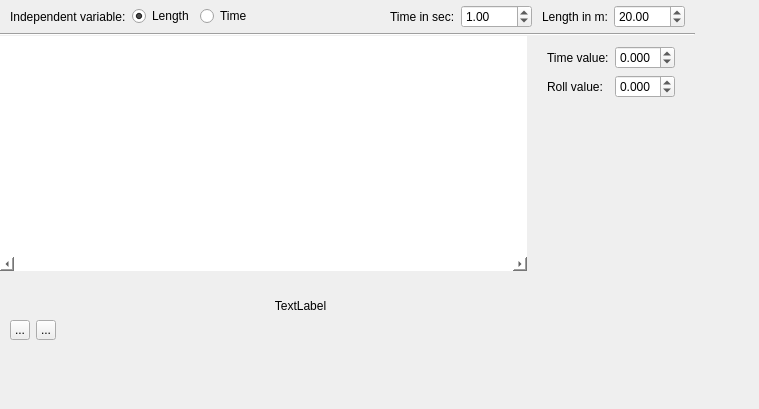
<?xml version="1.0" encoding="UTF-8"?>
<ui version="4.0">
 <class>qFVDCurve</class>
 <widget class="QWidget" name="qFVDCurve">
  <property name="geometry">
   <rect>
    <x>0</x>
    <y>0</y>
    <width>759</width>
    <height>409</height>
   </rect>
  </property>
  <property name="windowTitle">
   <string>Form</string>
  </property>
  <widget class="QWidget" name="layoutWidget">
   <property name="geometry">
    <rect>
     <x>0</x>
     <y>0</y>
     <width>695</width>
     <height>271</height>
    </rect>
   </property>
   <layout class="QVBoxLayout" name="verticalLayout">
    <property name="spacing">
     <number>0</number>
    </property>
    <property name="bottomMargin">
     <number>0</number>
    </property>
    <item>
     <layout class="QGridLayout" name="indepenceSettings">
      <property name="leftMargin">
       <number>10</number>
      </property>
      <property name="rightMargin">
       <number>10</number>
      </property>
      <property name="horizontalSpacing">
       <number>10</number>
      </property>
      <property name="verticalSpacing">
       <number>0</number>
      </property>
      <item row="0" column="4">
       <spacer name="horizontalSpacer_3">
        <property name="orientation">
         <enum>Qt::Horizontal</enum>
        </property>
        <property name="sizeHint" stdset="0">
         <size>
          <width>40</width>
          <height>30</height>
         </size>
        </property>
       </spacer>
      </item>
      <item row="0" column="5">
       <widget class="QWidget" name="timeRange" native="true">
        <property name="minimumSize">
         <size>
          <width>100</width>
          <height>33</height>
         </size>
        </property>
        <property name="maximumSize">
         <size>
          <width>16777215</width>
          <height>33</height>
         </size>
        </property>
        <layout class="QHBoxLayout" name="horizontalLayout">
         <property name="margin">
          <number>0</number>
         </property>
         <item>
          <widget class="QLabel" name="label_4">
           <property name="text">
            <string>Time in sec:</string>
           </property>
          </widget>
         </item>
         <item>
          <widget class="QDoubleSpinBox" name="inputTimeRange">
           <property name="minimumSize">
            <size>
             <width>70</width>
             <height>0</height>
            </size>
           </property>
           <property name="maximum">
            <double>2000.000000000000000</double>
           </property>
           <property name="value">
            <double>1.000000000000000</double>
           </property>
          </widget>
         </item>
        </layout>
       </widget>
      </item>
      <item row="0" column="0">
       <widget class="QWidget" name="independentSettings" native="true">
        <property name="minimumSize">
         <size>
          <width>0</width>
          <height>33</height>
         </size>
        </property>
        <property name="maximumSize">
         <size>
          <width>16777215</width>
          <height>33</height>
         </size>
        </property>
        <layout class="QHBoxLayout" name="horizontalLayout_2">
         <property name="margin">
          <number>0</number>
         </property>
         <item>
          <widget class="QLabel" name="label_6">
           <property name="text">
            <string>Independent variable:</string>
           </property>
          </widget>
         </item>
         <item>
          <widget class="QRadioButton" name="useLength">
           <property name="text">
            <string>Length</string>
           </property>
           <property name="checked">
            <bool>true</bool>
           </property>
          </widget>
         </item>
         <item>
          <widget class="QRadioButton" name="useTime">
           <property name="text">
            <string>Time</string>
           </property>
          </widget>
         </item>
        </layout>
       </widget>
      </item>
      <item row="0" column="6">
       <widget class="QWidget" name="lengthRange" native="true">
        <property name="minimumSize">
         <size>
          <width>100</width>
          <height>33</height>
         </size>
        </property>
        <property name="maximumSize">
         <size>
          <width>16777215</width>
          <height>33</height>
         </size>
        </property>
        <layout class="QHBoxLayout" name="horizontalLayout_3">
         <property name="margin">
          <number>0</number>
         </property>
         <item>
          <widget class="QLabel" name="label_7">
           <property name="text">
            <string>Length in m:</string>
           </property>
          </widget>
         </item>
         <item>
          <widget class="QDoubleSpinBox" name="inputLengthRange">
           <property name="minimumSize">
            <size>
             <width>70</width>
             <height>0</height>
            </size>
           </property>
           <property name="minimum">
            <double>1.000000000000000</double>
           </property>
           <property name="maximum">
            <double>2000.000000000000000</double>
           </property>
           <property name="value">
            <double>20.000000000000000</double>
           </property>
          </widget>
         </item>
        </layout>
       </widget>
      </item>
     </layout>
    </item>
    <item>
     <widget class="Line" name="spaceLine">
      <property name="lineWidth">
       <number>1</number>
      </property>
      <property name="orientation">
       <enum>Qt::Horizontal</enum>
      </property>
     </widget>
    </item>
    <item>
     <layout class="QGridLayout" name="centerLayout">
      <property name="rightMargin">
       <number>0</number>
      </property>
      <property name="spacing">
       <number>0</number>
      </property>
      <item row="1" column="0">
       <widget class="QWidget" name="plotArea" native="true">
        <layout class="QGridLayout" name="gridLayout_5">
         <property name="margin">
          <number>0</number>
         </property>
         <item row="0" column="0">
          <widget class="QScrollArea" name="scrollArea">
           <property name="styleSheet">
            <string notr="true">background-color: white;</string>
           </property>
           <property name="frameShape">
            <enum>QFrame::NoFrame</enum>
           </property>
           <property name="frameShadow">
            <enum>QFrame::Plain</enum>
           </property>
           <property name="lineWidth">
            <number>0</number>
           </property>
           <property name="verticalScrollBarPolicy">
            <enum>Qt::ScrollBarAlwaysOff</enum>
           </property>
           <property name="horizontalScrollBarPolicy">
            <enum>Qt::ScrollBarAlwaysOn</enum>
           </property>
           <property name="widgetResizable">
            <bool>true</bool>
           </property>
           <property name="alignment">
            <set>Qt::AlignLeading|Qt::AlignLeft|Qt::AlignTop</set>
           </property>
           <widget class="QWidget" name="scrollAreaWidgetContents">
            <property name="geometry">
             <rect>
              <x>0</x>
              <y>0</y>
              <width>508</width>
              <height>215</height>
             </rect>
            </property>
            <layout class="QVBoxLayout" name="verticalLayout_3">
             <property name="spacing">
              <number>0</number>
             </property>
             <property name="sizeConstraint">
              <enum>QLayout::SetMaximumSize</enum>
             </property>
             <property name="margin">
              <number>0</number>
             </property>
            </layout>
           </widget>
          </widget>
         </item>
        </layout>
       </widget>
      </item>
      <item row="1" column="1">
       <widget class="QWidget" name="settings" native="true">
        <property name="maximumSize">
         <size>
          <width>273</width>
          <height>16777215</height>
         </size>
        </property>
        <property name="styleSheet">
         <string notr="true"/>
        </property>
        <layout class="QGridLayout" name="gridLayout_4">
         <property name="leftMargin">
          <number>20</number>
         </property>
         <property name="topMargin">
          <number>10</number>
         </property>
         <property name="rightMargin">
          <number>20</number>
         </property>
         <property name="bottomMargin">
          <number>0</number>
         </property>
         <item row="2" column="0">
          <spacer name="verticalSpacer">
           <property name="orientation">
            <enum>Qt::Vertical</enum>
           </property>
           <property name="sizeHint" stdset="0">
            <size>
             <width>20</width>
             <height>40</height>
            </size>
           </property>
          </spacer>
         </item>
         <item row="0" column="0">
          <layout class="QGridLayout" name="gridLayout_3">
           <property name="sizeConstraint">
            <enum>QLayout::SetDefaultConstraint</enum>
           </property>
           <item row="0" column="0">
            <widget class="QLabel" name="labelX">
             <property name="text">
              <string>Time value:</string>
             </property>
            </widget>
           </item>
           <item row="1" column="0">
            <widget class="QLabel" name="labelY">
             <property name="text">
              <string>Roll value:</string>
             </property>
            </widget>
           </item>
           <item row="0" column="1">
            <widget class="QDoubleSpinBox" name="xValue">
             <property name="maximumSize">
              <size>
               <width>60</width>
               <height>16777215</height>
              </size>
             </property>
             <property name="decimals">
              <number>3</number>
             </property>
             <property name="minimum">
              <double>-9990.000000000000000</double>
             </property>
             <property name="maximum">
              <double>9990.989999999999782</double>
             </property>
             <property name="singleStep">
              <double>0.500000000000000</double>
             </property>
            </widget>
           </item>
           <item row="1" column="1">
            <widget class="QDoubleSpinBox" name="yValue">
             <property name="maximumSize">
              <size>
               <width>60</width>
               <height>16777215</height>
              </size>
             </property>
             <property name="decimals">
              <number>3</number>
             </property>
             <property name="minimum">
              <double>-2016.000000000000000</double>
             </property>
             <property name="maximum">
              <double>2016.000000000000000</double>
             </property>
             <property name="singleStep">
              <double>0.500000000000000</double>
             </property>
            </widget>
           </item>
          </layout>
         </item>
         <item row="1" column="0">
          <widget class="QWidget" name="TransitionPanel" native="true">
           <layout class="QGridLayout" name="gridLayout_2">
            <property name="margin">
             <number>0</number>
            </property>
           </layout>
          </widget>
         </item>
        </layout>
       </widget>
      </item>
     </layout>
    </item>
   </layout>
  </widget>
  <widget class="QWidget" name="addPointsWidget" native="true">
   <property name="geometry">
    <rect>
     <x>10</x>
     <y>290</y>
     <width>142</width>
     <height>81</height>
    </rect>
   </property>
   <property name="styleSheet">
    <string notr="true"/>
   </property>
   <layout class="QVBoxLayout" name="verticalLayout_2">
    <item>
     <layout class="QGridLayout" name="gridLayout">
      <item row="0" column="0">
       <widget class="QToolButton" name="addNonLinear">
        <property name="enabled">
         <bool>true</bool>
        </property>
        <property name="minimumSize">
         <size>
          <width>20</width>
          <height>20</height>
         </size>
        </property>
        <property name="maximumSize">
         <size>
          <width>20</width>
          <height>20</height>
         </size>
        </property>
        <property name="toolTip">
         <string>add a new non-linear point</string>
        </property>
        <property name="text">
         <string>...</string>
        </property>
        <property name="icon">
         <iconset>
          <normaloff>:/qfvdcurve/images/addNonLinear.png</normaloff>:/qfvdcurve/images/addNonLinear.png</iconset>
        </property>
       </widget>
      </item>
      <item row="0" column="2">
       <spacer name="horizontalSpacer">
        <property name="orientation">
         <enum>Qt::Horizontal</enum>
        </property>
        <property name="sizeHint" stdset="0">
         <size>
          <width>40</width>
          <height>20</height>
         </size>
        </property>
       </spacer>
      </item>
      <item row="0" column="1">
       <widget class="QToolButton" name="addCombinedPoint">
        <property name="enabled">
         <bool>true</bool>
        </property>
        <property name="minimumSize">
         <size>
          <width>20</width>
          <height>20</height>
         </size>
        </property>
        <property name="maximumSize">
         <size>
          <width>20</width>
          <height>20</height>
         </size>
        </property>
        <property name="toolTip">
         <string>add a new non-linear point</string>
        </property>
        <property name="text">
         <string>...</string>
        </property>
        <property name="icon">
         <iconset>
          <normaloff>:/qfvdcurve/images/addNonLinear.png</normaloff>:/qfvdcurve/images/addNonLinear.png</iconset>
        </property>
       </widget>
      </item>
     </layout>
    </item>
   </layout>
  </widget>
  <widget class="QWidget" name="informationWidget" native="true">
   <property name="geometry">
    <rect>
     <x>200</x>
     <y>290</y>
     <width>201</width>
     <height>31</height>
    </rect>
   </property>
   <property name="styleSheet">
    <string notr="true"/>
   </property>
   <layout class="QGridLayout" name="gridLayout_6">
    <item row="0" column="0">
     <widget class="QLabel" name="coordinates">
      <property name="text">
       <string>TextLabel</string>
      </property>
      <property name="alignment">
       <set>Qt::AlignCenter</set>
      </property>
     </widget>
    </item>
   </layout>
  </widget>
 </widget>
 <resources/>
 <connections/>
</ui>
